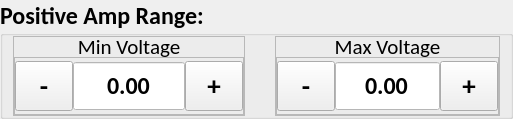
             <widget class="QGroupBox" name="slp_volt_ramp_adjustment_gb_4">
              <property name="minimumSize">
               <size>
                <width>0</width>
                <height>112</height>
               </size>
              </property>
              <property name="font">
               <font>
                <family>Calibri</family>
                <pointsize>18</pointsize>
                <weight>75</weight>
                <bold>true</bold>
               </font>
              </property>
              <property name="title">
               <string>Positive Amp Range:</string>
              </property>
              <layout class="QHBoxLayout" name="horizontalLayout_27">
               <property name="spacing">
                <number>30</number>
               </property>
               <property name="leftMargin">
                <number>10</number>
               </property>
               <property name="topMargin">
                <number>0</number>
               </property>
               <property name="rightMargin">
                <number>10</number>
               </property>
               <property name="bottomMargin">
                <number>0</number>
               </property>
               <item>
                <widget class="QFrame" name="slp_min_frame_5">
                 <property name="maximumSize">
                  <size>
                   <width>1000</width>
                   <height>1000</height>
                  </size>
                 </property>
                 <property name="frameShape">
                  <enum>QFrame::StyledPanel</enum>
                 </property>
                 <property name="frameShadow">
                  <enum>QFrame::Raised</enum>
                 </property>
                 <layout class="QVBoxLayout" name="verticalLayout_16">
                  <property name="spacing">
                   <number>0</number>
                  </property>
                  <property name="leftMargin">
                   <number>0</number>
                  </property>
                  <property name="topMargin">
                   <number>0</number>
                  </property>
                  <property name="rightMargin">
                   <number>0</number>
                  </property>
                  <property name="bottomMargin">
                   <number>0</number>
                  </property>
                  <item>
                   <widget class="QLabel" name="slp_min_label_5">
                    <property name="minimumSize">
                     <size>
                      <width>40</width>
                      <height>20</height>
                     </size>
                    </property>
                    <property name="maximumSize">
                     <size>
                      <width>1000</width>
                      <height>20</height>
                     </size>
                    </property>
                    <property name="font">
                     <font>
                      <family>Calibri</family>
                      <pointsize>16</pointsize>
                      <weight>50</weight>
                      <bold>false</bold>
                     </font>
                    </property>
                    <property name="text">
                     <string>Min Voltage</string>
                    </property>
                    <property name="alignment">
                     <set>Qt::AlignCenter</set>
                    </property>
                   </widget>
                  </item>
                  <item>
                   <widget class="QFrame" name="frame_12">
                    <property name="minimumSize">
                     <size>
                      <width>0</width>
                      <height>58</height>
                     </size>
                    </property>
                    <property name="frameShape">
                     <enum>QFrame::StyledPanel</enum>
                    </property>
                    <property name="frameShadow">
                     <enum>QFrame::Raised</enum>
                    </property>
                    <layout class="QHBoxLayout" name="horizontalLayout_28">
                     <property name="spacing">
                      <number>0</number>
                     </property>
                     <property name="leftMargin">
                      <number>0</number>
                     </property>
                     <property name="topMargin">
                      <number>0</number>
                     </property>
                     <property name="rightMargin">
                      <number>0</number>
                     </property>
                     <property name="bottomMargin">
                      <number>0</number>
                     </property>
                     <item>
                      <widget class="QToolButton" name="slp_volt_ramp_min_minus_5">
                       <property name="minimumSize">
                        <size>
                         <width>58</width>
                         <height>50</height>
                        </size>
                       </property>
                       <property name="maximumSize">
                        <size>
                         <width>58</width>
                         <height>50</height>
                        </size>
                       </property>
                       <property name="font">
                        <font>
                         <pointsize>20</pointsize>
                         <weight>75</weight>
                         <bold>true</bold>
                        </font>
                       </property>
                       <property name="text">
                        <string>-</string>
                       </property>
                      </widget>
                     </item>
                     <item>
                      <widget class="QDoubleSpinBox" name="slp_volt_ramp_min_input_5">
                       <property name="minimumSize">
                        <size>
                         <width>0</width>
                         <height>50</height>
                        </size>
                       </property>
                       <property name="maximumSize">
                        <size>
                         <width>1000</width>
                         <height>50</height>
                        </size>
                       </property>
                       <property name="font">
                        <font>
                         <family>Calibri</family>
                         <pointsize>18</pointsize>
                        </font>
                       </property>
                       <property name="layoutDirection">
                        <enum>Qt::LeftToRight</enum>
                       </property>
                       <property name="styleSheet">
                        <string notr="true">QDoubleSpinBox {
	background-color: #FFFFFF;
}</string>
                       </property>
                       <property name="alignment">
                        <set>Qt::AlignCenter</set>
                       </property>
                       <property name="readOnly">
                        <bool>true</bool>
                       </property>
                       <property name="buttonSymbols">
                        <enum>QAbstractSpinBox::NoButtons</enum>
                       </property>
                       <property name="correctionMode">
                        <enum>QAbstractSpinBox::CorrectToPreviousValue</enum>
                       </property>
                       <property name="showGroupSeparator" stdset="0">
                        <bool>false</bool>
                       </property>
                       <property name="minimum">
                        <double>-10000.000000000000000</double>
                       </property>
                       <property name="maximum">
                        <double>10000.000000000000000</double>
                       </property>
                      </widget>
                     </item>
                     <item>
                      <widget class="QToolButton" name="slp_volt_ramp_min_plus_5">
                       <property name="minimumSize">
                        <size>
                         <width>58</width>
                         <height>50</height>
                        </size>
                       </property>
                       <property name="maximumSize">
                        <size>
                         <width>16777215</width>
                         <height>50</height>
                        </size>
                       </property>
                       <property name="font">
                        <font>
                         <pointsize>20</pointsize>
                         <weight>75</weight>
                         <bold>true</bold>
                        </font>
                       </property>
                       <property name="focusPolicy">
                        <enum>Qt::NoFocus</enum>
                       </property>
                       <property name="text">
                        <string>+</string>
                       </property>
                      </widget>
                     </item>
                    </layout>
                   </widget>
                  </item>
                 </layout>
                </widget>
               </item>
               <item>
                <widget class="QFrame" name="slp_max_frame_5">
                 <property name="minimumSize">
                  <size>
                   <width>0</width>
                   <height>0</height>
                  </size>
                 </property>
                 <property name="maximumSize">
                  <size>
                   <width>1000</width>
                   <height>1000</height>
                  </size>
                 </property>
                 <property name="frameShape">
                  <enum>QFrame::StyledPanel</enum>
                 </property>
                 <property name="frameShadow">
                  <enum>QFrame::Raised</enum>
                 </property>
                 <layout class="QVBoxLayout" name="verticalLayout_17">
                  <property name="spacing">
                   <number>0</number>
                  </property>
                  <property name="leftMargin">
                   <number>0</number>
                  </property>
                  <property name="topMargin">
                   <number>0</number>
                  </property>
                  <property name="rightMargin">
                   <number>0</number>
                  </property>
                  <property name="bottomMargin">
                   <number>0</number>
                  </property>
                  <item>
                   <widget class="QLabel" name="slp_max_label_5">
                    <property name="minimumSize">
                     <size>
                      <width>42</width>
                      <height>20</height>
                     </size>
                    </property>
                    <property name="maximumSize">
                     <size>
                      <width>1000</width>
                      <height>20</height>
                     </size>
                    </property>
                    <property name="font">
                     <font>
                      <family>Calibri</family>
                      <pointsize>16</pointsize>
                      <weight>50</weight>
                      <bold>false</bold>
                     </font>
                    </property>
                    <property name="text">
                     <string>Max Voltage</string>
                    </property>
                    <property name="alignment">
                     <set>Qt::AlignCenter</set>
                    </property>
                   </widget>
                  </item>
                  <item>
                   <widget class="QFrame" name="frame_13">
                    <property name="frameShape">
                     <enum>QFrame::StyledPanel</enum>
                    </property>
                    <property name="frameShadow">
                     <enum>QFrame::Raised</enum>
                    </property>
                    <layout class="QHBoxLayout" name="horizontalLayout_29">
                     <property name="spacing">
                      <number>0</number>
                     </property>
                     <property name="leftMargin">
                      <number>0</number>
                     </property>
                     <property name="topMargin">
                      <number>0</number>
                     </property>
                     <property name="rightMargin">
                      <number>0</number>
                     </property>
                     <property name="bottomMargin">
                      <number>0</number>
                     </property>
                     <item>
                      <widget class="QToolButton" name="slp_volt_ramp_max_minus_5">
                       <property name="minimumSize">
                        <size>
                         <width>58</width>
                         <height>50</height>
                        </size>
                       </property>
                       <property name="maximumSize">
                        <size>
                         <width>58</width>
                         <height>50</height>
                        </size>
                       </property>
                       <property name="font">
                        <font>
                         <pointsize>20</pointsize>
                         <weight>75</weight>
                         <bold>true</bold>
                        </font>
                       </property>
                       <property name="text">
                        <string>-</string>
                       </property>
                      </widget>
                     </item>
                     <item>
                      <widget class="QDoubleSpinBox" name="slp_volt_rampt_max_input_5">
                       <property name="minimumSize">
                        <size>
                         <width>0</width>
                         <height>50</height>
                        </size>
                       </property>
                       <property name="maximumSize">
                        <size>
                         <width>1000</width>
                         <height>50</height>
                        </size>
                       </property>
                       <property name="font">
                        <font>
                         <family>Calibri</family>
                         <pointsize>18</pointsize>
                        </font>
                       </property>
                       <property name="layoutDirection">
                        <enum>Qt::LeftToRight</enum>
                       </property>
                       <property name="styleSheet">
                        <string notr="true">QDoubleSpinBox {
	background-color: #FFFFFF;
}</string>
                       </property>
                       <property name="alignment">
                        <set>Qt::AlignCenter</set>
                       </property>
                       <property name="readOnly">
                        <bool>true</bool>
                       </property>
                       <property name="buttonSymbols">
                        <enum>QAbstractSpinBox::NoButtons</enum>
                       </property>
                       <property name="correctionMode">
                        <enum>QAbstractSpinBox::CorrectToPreviousValue</enum>
                       </property>
                       <property name="showGroupSeparator" stdset="0">
                        <bool>false</bool>
                       </property>
                       <property name="maximum">
                        <double>10000.000000000000000</double>
                       </property>
                      </widget>
                     </item>
                     <item>
                      <widget class="QToolButton" name="slp_volt_ramp_max_plus_5">
                       <property name="minimumSize">
                        <size>
                         <width>58</width>
                         <height>50</height>
                        </size>
                       </property>
                       <property name="maximumSize">
                        <size>
                         <width>16777215</width>
                         <height>50</height>
                        </size>
                       </property>
                       <property name="font">
                        <font>
                         <pointsize>20</pointsize>
                         <weight>75</weight>
                         <bold>true</bold>
                        </font>
                       </property>
                       <property name="focusPolicy">
                        <enum>Qt::NoFocus</enum>
                       </property>
                       <property name="text">
                        <string>+</string>
                       </property>
                      </widget>
                     </item>
                    </layout>
                   </widget>
                  </item>
                 </layout>
                </widget>
               </item>
              </layout>
             </widget>
